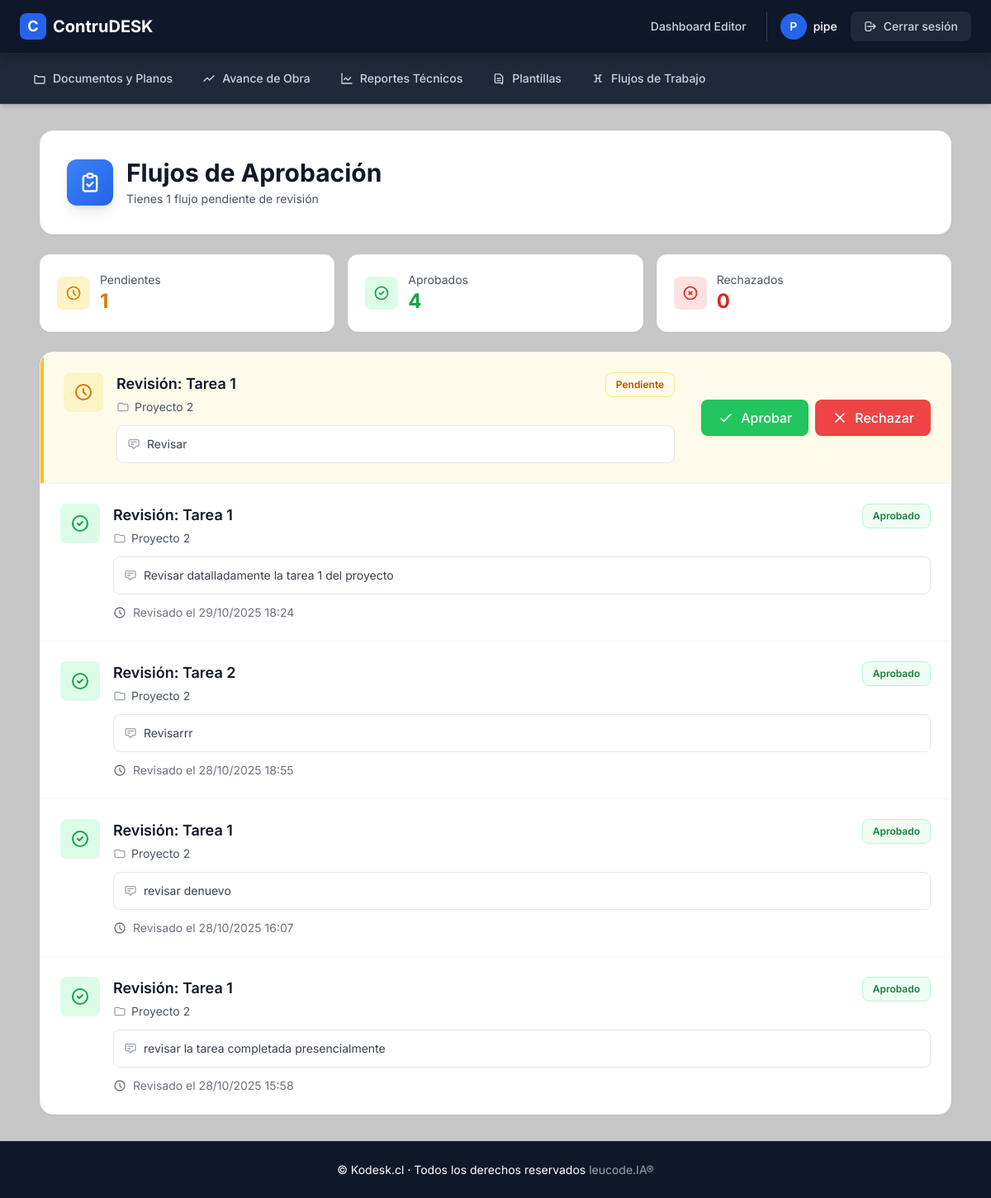
Before: /editor/flujos (signed in) with the older database file.
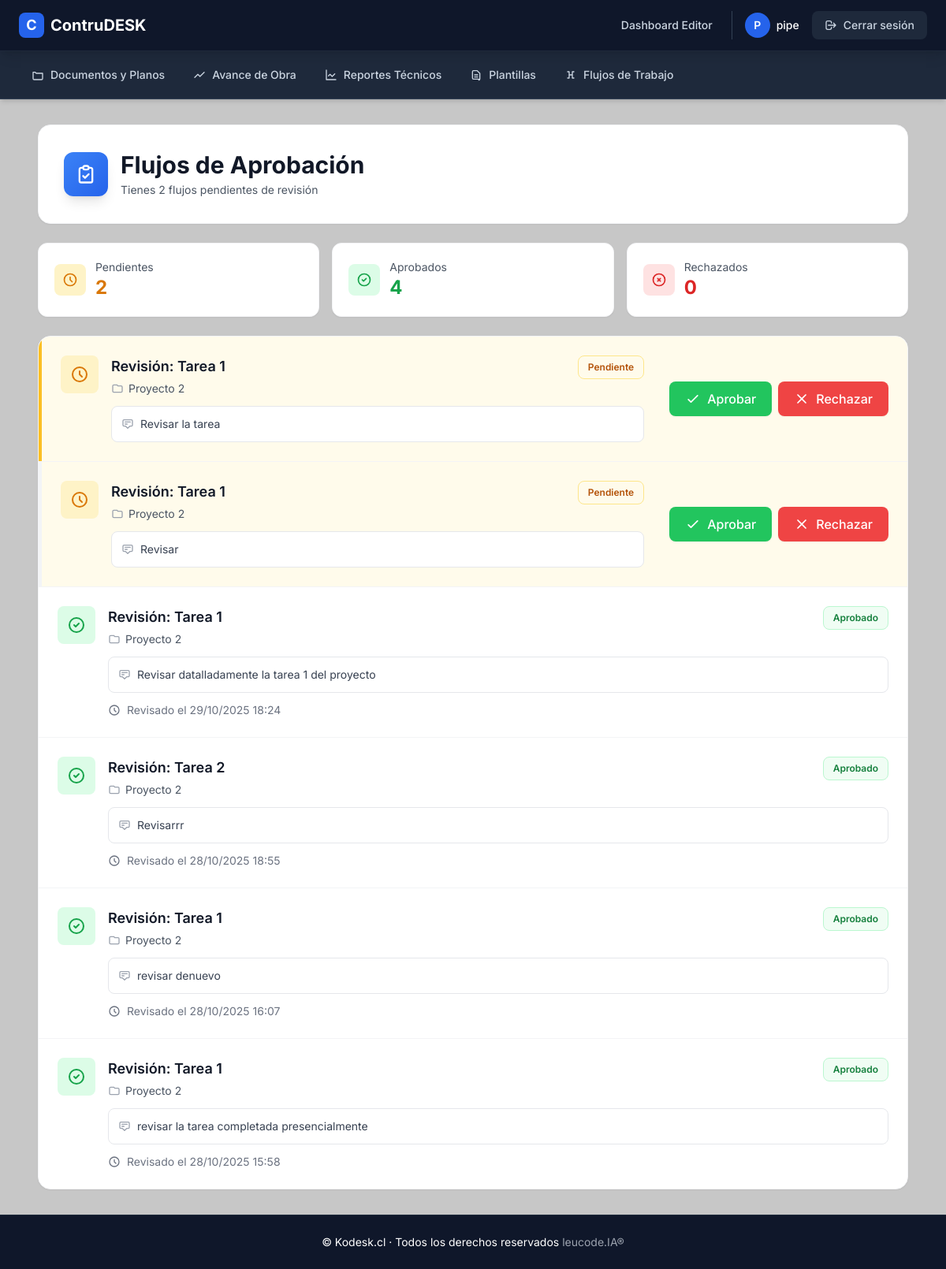
After: the same page with the newer database file.
### app/models.py (models this page shows, shortened)
class ApprovalFlow(db.Model):
    __tablename__ = 'approval_flows'
    id = db.Column(db.Integer, primary_key=True)
    name = db.Column(db.String(120), nullable=False)
    description = db.Column(db.Text, nullable=True)
    responsible_id = db.Column(db.Integer, db.ForeignKey('admin_users.id'), nullable=False)  # responsable de revisar
    project_task_id = db.Column(db.Integer, db.ForeignKey('project_tasks.id'), nullable=True)
    status = db.Column(db.String(50), default='pendiente')  # pendiente, aprobado, rechazado
    created_at = db.Column(db.DateTime, default=datetime.utcnow)
    reviewed_at = db.Column(db.DateTime, nullable=True)
    responsible = db.relationship('AdminUser', backref='approval_flows')
    task = db.relationship('ProjectTask', backref='approval_flows')

class Project(db.Model):
    __tablename__ = 'projects'
    id = db.Column(db.Integer, primary_key=True)
    name = db.Column(db.String(128), nullable=False)
    description = db.Column(db.Text)
    start_date = db.Column(db.DateTime, default=datetime.utcnow)
    end_date = db.Column(db.DateTime)
    progress = db.Column(db.Integer, default=0)
    status = db.Column(db.String(50), default='activo')  # Ej: activo, suspendido, finalizado
    archived = db.Column(db.Boolean, default=False)  # Indicador de archivo
    admin_comment = db.Column(db.Text)
    total_budget = db.Column(db.Float, default=0.0)
    budget_file = db.Column(db.String(255))
    schedule_file = db.Column(db.String(255))
    creator_id = db.Column(db.Integer, db.ForeignKey('admin_users.id'), nullable=False)
    creator = db.relationship('AdminUser', backref='created_projects')

### app/routes/editor.py (the view)
@editor_bp.route('/flujos')
@login_required
def flujos_asignados():
    flows = ApprovalFlow.query.filter_by(responsible_id=current_user.id).order_by(ApprovalFlow.created_at.desc()).all()
    return render_template('editor/flujos.html', flows=flows)

### app/models.py (called while the page is built)
    def has_role(self, role_name):
        return any(role.name == role_name for role in self.roles)

    @property
    def is_authenticated(self):
        return True

### app/templates/editor/flujos.html (shortened to what the changed rows need)
{% extends "layout.html" %}
{% block content %}
<div class="container mx-auto px-4 sm:px-6 py-6 sm:py-8 max-w-6xl">
  <div class="bg-white rounded-2xl shadow-sm border border-gray-100 p-6 sm:p-8 mb-6">
    <div class="flex items-center gap-4">
      <div>
        <h1 class="text-2xl sm:text-3xl font-bold text-gray-900">Flujos de Aprobación</h1>
        <p class="text-gray-600 text-sm mt-1">
          {% if flows %}
            {% set pendientes = flows|selectattr("status", "equalto", "pendiente")|list|length %}
            {% if pendientes > 0 %}
              Tienes {{ pendientes }} flujo{{ 's' if pendientes != 1 }} pendiente{{ 's' if pendientes != 1 }} de revisión
            {% else %}
              Todos los flujos han sido revisados
            {% endif %}
          {% else %}
            No hay flujos asignados
          {% endif %}
        </p>
      </div>
    </div>
  </div>
  {% if flows %}
  <div class="grid grid-cols-1 sm:grid-cols-3 gap-4 mb-6">
    <div class="bg-white rounded-xl shadow-sm border border-gray-100 p-5">
      <div class="flex items-center gap-3">
        <div class="w-10 h-10 bg-amber-100 rounded-lg flex items-center justify-center">
          <svg class="w-5 h-5 text-amber-600" fill="none" stroke="currentColor" viewBox="0 0 24 24">
            <path stroke-linecap="round" stroke-linejoin="round" stroke-width="2" d="M12 8v4l3 3m6-3a9 9 0 11-18 0 9 9 0 0118 0z"/>
          </svg>
        </div>
        <div>
          <p class="text-sm text-gray-600">Pendientes</p>
          <p class="text-2xl font-bold text-amber-600">{{ flows|selectattr("status", "equalto", "pendiente")|list|length }}</p>
        </div>
      </div>
    </div>
    <div class="bg-white rounded-xl shadow-sm border border-gray-100 p-5">
      <div class="flex items-center gap-3">
        <div class="w-10 h-10 bg-green-100 rounded-lg flex items-center justify-center">
          <svg class="w-5 h-5 text-green-600" fill="none" stroke="currentColor" viewBox="0 0 24 24">
            <path stroke-linecap="round" stroke-linejoin="round" stroke-width="2" d="M9 12l2 2 4-4m6 2a9 9 0 11-18 0 9 9 0 0118 0z"/>
          </svg>
        </div>
        <div>
          <p class="text-sm text-gray-600">Aprobados</p>
          <p class="text-2xl font-bold text-green-600">{{ flows|selectattr("status", "equalto", "aprobado")|list|length }}</p>
        </div>
      </div>
    </div>
    <div class="bg-white rounded-xl shadow-sm border border-gray-100 p-5">
      <div class="flex items-center gap-3">
        <div class="w-10 h-10 bg-red-100 rounded-lg flex items-center justify-center">
          <svg class="w-5 h-5 text-red-600" fill="none" stroke="currentColor" viewBox="0 0 24 24">
            <path stroke-linecap="round" stroke-linejoin="round" stroke-width="2" d="M10 14l2-2m0 0l2-2m-2 2l-2-2m2 2l2 2m7-2a9 9 0 11-18 0 9 9 0 0118 0z"/>
          </svg>
        </div>
        <div>
          <p class="text-sm text-gray-600">Rechazados</p>
          <p class="text-2xl font-bold text-red-600">{{ flows|selectattr("status", "equalto", "rechazado")|list|length }}</p>
        </div>
      </div>
    </div>
  </div>
  {% endif %}
  <div class="bg-white rounded-2xl shadow-sm border border-gray-100 overflow-hidden">
    {% if flows %}
      <div class="divide-y divide-gray-100">
        {% for f in flows %}
        <div class="p-5 sm:p-6 {% if f.status == 'pendiente' %}bg-amber-50 border-l-4 border-amber-400{% else %}hover:bg-gray-50{% endif %} transition-colors duration-150">
          <div class="flex flex-col lg:flex-row lg:items-center lg:justify-between gap-4">
            <div class="flex items-start gap-4 flex-1">
              <div class="w-12 h-12 rounded-lg flex items-center justify-center flex-shrink-0
                {% if f.status == 'pendiente' %}bg-amber-100
                {% elif f.status == 'aprobado' %}bg-green-100
                {% elif f.status == 'rechazado' %}bg-red-100
                {% else %}bg-gray-100{% endif %}">
                {% if f.status == 'pendiente' %}
                  <svg class="w-6 h-6 text-amber-600" fill="none" stroke="currentColor" viewBox="0 0 24 24">
                    <path stroke-linecap="round" stroke-linejoin="round" stroke-width="2" d="M12 8v4l3 3m6-3a9 9 0 11-18 0 9 9 0 0118 0z"/>
                  </svg>
                {% elif f.status == 'aprobado' %}
                  <svg class="w-6 h-6 text-green-600" fill="none" stroke="currentColor" viewBox="0 0 24 24">
                    <path stroke-linecap="round" stroke-linejoin="round" stroke-width="2" d="M9 12l2 2 4-4m6 2a9 9 0 11-18 0 9 9 0 0118 0z"/>
                  </svg>
                {% elif f.status == 'rechazado' %}
                  <svg class="w-6 h-6 text-red-600" fill="none" stroke="currentColor" viewBox="0 0 24 24">
                    <path stroke-linecap="round" stroke-linejoin="round" stroke-width="2" d="M10 14l2-2m0 0l2-2m-2 2l-2-2m2 2l2 2m7-2a9 9 0 11-18 0 9 9 0 0118 0z"/>
                  </svg>
                {% else %}
                  <svg class="w-6 h-6 text-gray-600" fill="none" stroke="currentColor" viewBox="0 0 24 24">
                    <path stroke-linecap="round" stroke-linejoin="round" stroke-width="2" d="M9 5H7a2 2 0 00-2 2v12a2 2 0 002 2h10a2 2 0 002-2V7a2 2 0 00-2-2h-2M9 5a2 2 0 002 2h2a2 2 0 002-2M9 5a2 2 0 012-2h2a2 2 0 012 2"/>
                  </svg>
                {% endif %}
              </div>
              <div class="flex-1 min-w-0">
                <div class="flex items-start justify-between gap-3 mb-2">
                  <div>
                    <h3 class="font-semibold text-gray-900 text-lg">{{ f.name }}</h3>
                    {% if f.task %}
                    <p class="text-sm text-gray-600 mt-1 flex items-center gap-1.5">
                      <svg class="w-4 h-4 text-gray-400" fill="none" stroke="currentColor" viewBox="0 0 24 24">
                        <path stroke-linecap="round" stroke-linejoin="round" stroke-width="2" d="M3 7v10a2 2 0 002 2h14a2 2 0 002-2V9a2 2 0 00-2-2h-6l-2-2H5a2 2 0 00-2 2z"/>
                      </svg>
                      {{ f.task.project.name }}
                    </p>
                    {% endif %}
                  </div>
                  <span class="inline-flex items-center px-3 py-1.5 rounded-lg text-xs font-semibold border whitespace-nowrap
                    {% if f.status == 'pendiente' %}bg-amber-50 text-amber-700 border-amber-200
                    {% elif f.status == 'aprobado' %}bg-green-50 text-green-700 border-green-200
                    {% elif f.status == 'rechazado' %}bg-red-50 text-red-700 border-red-200
                    {% else %}bg-gray-50 text-gray-700 border-gray-200{% endif %}">
                    {{ f.status|capitalize }}
                  </span>
                </div>
                {% if f.description %}
                <div class="mt-3 p-3 bg-white rounded-lg border border-gray-200">
                  <p class="text-sm text-gray-700 flex items-start gap-2">
                    <svg class="w-4 h-4 text-gray-400 flex-shrink-0 mt-0.5" fill="none" stroke="currentColor" viewBox="0 0 24 24">
                      <path stroke-linecap="round" stroke-linejoin="round" stroke-width="2" d="M7 8h10M7 12h4m1 8l-4-4H5a2 2 0 01-2-2V6a2 2 0 012-2h14a2 2 0 012 2v8a2 2 0 01-2 2h-3l-4 4z"/>
                    </svg>
                    {{ f.description }}
                  </p>
                </div>
                {% endif %}
                {% if f.status != 'pendiente' and f.reviewed_at %}
                <div class="mt-3 flex items-center gap-2 text-sm text-gray-500">
                  <svg class="w-4 h-4" fill="none" stroke="currentColor" viewBox="0 0 24 24">
                    <path stroke-linecap="round" stroke-linejoin="round" stroke-width="2" d="M12 8v4l3 3m6-3a9 9 0 11-18 0 9 9 0 0118 0z"/>
                  </svg>
                  Revisado el {{ f.reviewed_at.strftime('%d/%m/%Y %H:%M') }}
                </div>
                {% endif %}
              </div>
            </div>
            {% if f.status == 'pendiente' %}
            <div class="flex flex-col sm:flex-row gap-2 lg:ml-4">
              <form action="{{ url_for('editor.actualizar_flujo', flow_id=f.id) }}" method="post" class="flex flex-col sm:flex-row gap-2">
                <button type="submit" name="estado" value="aprobado"
                        class="inline-flex items-center justify-center px-5 py-2.5 bg-green-500 text-white rounded-lg hover:bg-green-600 transition-colors duration-150 font-medium shadow-sm hover:shadow-md">
                  <svg class="w-5 h-5 mr-2" fill="none" stroke="currentColor" viewBox="0 0 24 24">
                    <path stroke-linecap="round" stroke-linejoin="round" stroke-width="2" d="M5 13l4 4L19 7"/>
                  </svg>
                  Aprobar
                </button>
                <button type="submit" name="estado" value="rechazado"
                        class="inline-flex items-center justify-center px-5 py-2.5 bg-red-500 text-white rounded-lg hover:bg-red-600 transition-colors duration-150 font-medium shadow-sm hover:shadow-md">
                  <svg class="w-5 h-5 mr-2" fill="none" stroke="currentColor" viewBox="0 0 24 24">
                    <path stroke-linecap="round" stroke-linejoin="round" stroke-width="2" d="M6 18L18 6M6 6l12 12"/>
                  </svg>
                  Rechazar
                </button>
              </form>
            </div>
            {% endif %}
          </div>
        </div>
        {% endfor %}
      </div>
    {% endif %}
  </div>
</div>
{% endblock %}

Changed rows visible on the page:
added ApprovalFlow: name "Revisión: Tarea 1", task.project.name "Proyecto 2", status "Pendiente", description "Revisar la tarea"
Other visible differences:
{{ pendientes }}: "1" → "2"
{{ 's' if pendientes != 1 }}: (not shown) → "s"
{{ flows|selectattr("status", "equalto", "pendiente")|list|length }}: "1" → "2"
